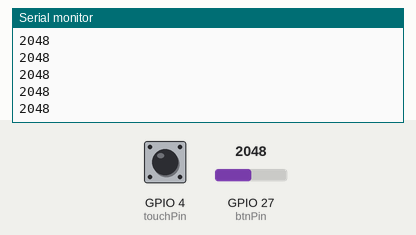
Simulated run of this sketch. Board: ESP32. Shown: the last lines printed to the serial monitor. The test bench sets the inputs (shaded band); at power-on: GPIO 27 (btnPin) = 2048, GPIO 4 (touchPin) HIGH. USB keyboard and mouse output is not drawn.

Above: at 1.2 s.
1.3 s: GPIO 27 (btnPin) set to 2866
At 1.56 s:
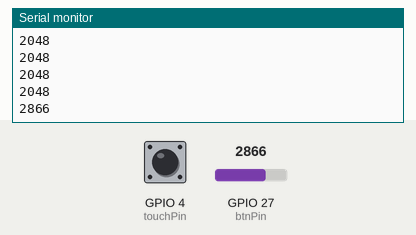
2.8 s: GPIO 27 (btnPin) set to 3603
At 2.96 s:
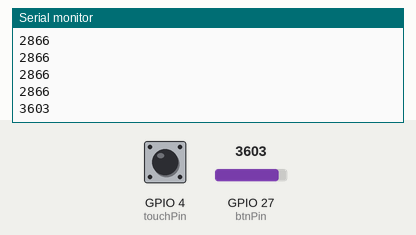
Timing chart, 0 to 5.8 s (numbered marks = the images above; inputs shaded):
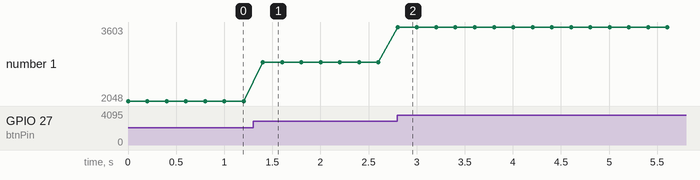

Measured:
- after the input at 1.3 s, the serial monitor: prints a new line after 0.10 s (image 1)
- after the input at 2.8 s, the serial monitor: prints a new line at once (image 2)
- plotted number 1: 2048 → 2866 after the input at 1.3 s, 2866 → 3603 after the input at 2.8 s

The sketch:

keyboard.ino
```cpp
/**
 * This example turns the ESP32 into a Bluetooth LE keyboard that writes the words, presses Enter, presses a media key and then Ctrl+Alt+Delete
 */
#include <BleKeyboard.h>

const int touchPin = 4;
const int btnPin = 27;

const int threshold = 20;

int touchValue;
int btnValue;

BleKeyboard bleKeyboard;

void setup() {
  Serial.begin(115200);
  Serial.println("Starting BLE work!");
  pinMode(btnPin, INPUT_PULLDOWN);

  bleKeyboard.begin();

}

void loop() {

  touchValue = touchRead(touchPin);
  btnValue = analogRead(btnPin);

  Serial.println(btnValue);

  if(bleKeyboard.isConnected()) {

    if(touchValue < threshold){
       bleKeyboard.print(" ");

    }
    if(btnValue == HIGH){
      bleKeyboard.print("a");
    }
  }

  delay(200);

}
```
